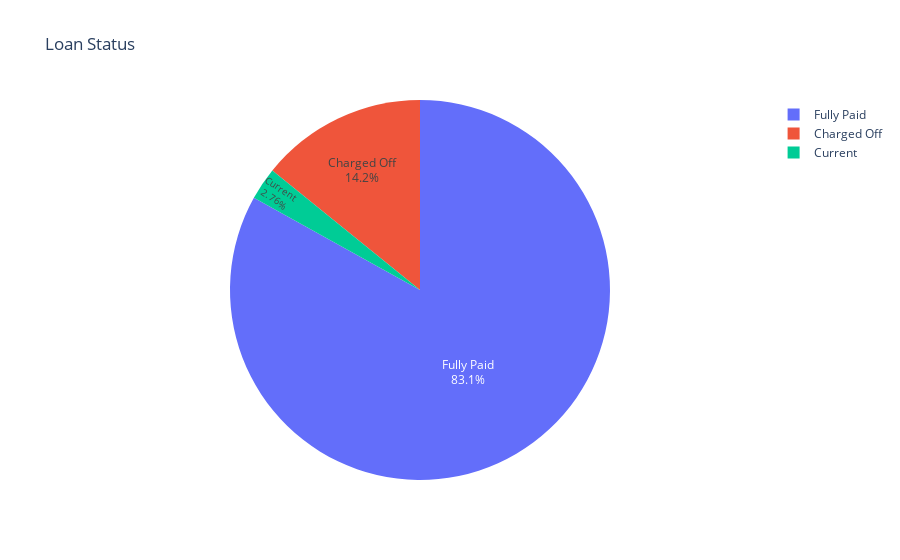

Notebook code for this chart:
### Code cell
# Plot to show the frequency of loan Status
fig = px.pie(loan_data,names='loan_status', title='Loan Status',hole=0)
fig.update_traces(textposition='inside', textinfo='percent+label')
fig.show()

### Figure 1 — Plotly figure (JSON) as saved in the notebook; plotly's stock layout.template omitted (floating-point values rounded to 4 significant figures; data arrays with more than 128 entries replaced by an {"elided": "..."} marker saying what was removed)
{"data": [{"domain": {"x": [0, 1], "y": [0, 1]}, "hole": 0, "hovertemplate": "loan_status=%{label}<extra></extra>", "labels": {"elided": "34045 str values"}, "legendgroup": "", "name": "", "showlegend": true, "textinfo": "percent+label", "textposition": "inside", "type": "pie"}], "layout": {"legend": {"tracegroupgap": 0}, "title": {"text": "Loan Status"}}}
